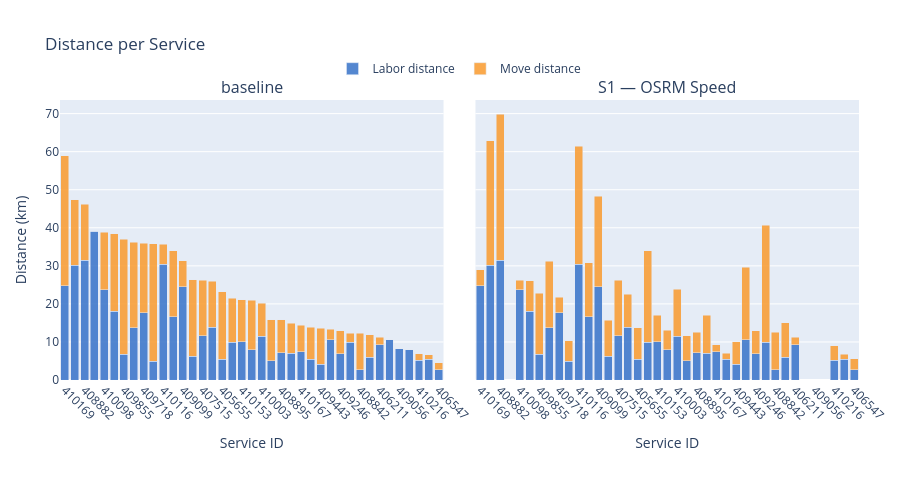

Write notebook code for a chart like this one.
### Code cell
build_comparison_service_figure(pair_s1_speed, "baseline", "S1 — OSRM Speed").show()

### Figure 1 — Plotly figure (JSON) as saved in the notebook; plotly's stock layout.template omitted (floating-point values rounded to 4 significant figures)
{"data": [{"hoverinfo": "text", "hovertext": ["Service 410169<br>Labor: 24.75 km", "Service 409882<br>Labor: 30.09 km", "Service 408882<br>Labor: 31.42 km", "Service 410231<br>Labor: 39.04 km", "Service 410098<br>Labor: 23.72 km", "Service 409723<br>Labor: 18.06 km", "Service 409855<br>Labor: 6.82 km", "Service 409778<br>Labor: 13.72 km", "Service 409718<br>Labor: 17.63 km", "Service 409285<br>Labor: 4.98 km", "Service 410116<br>Labor: 30.38 km", "Service 409313<br>Labor: 16.61 km", "Service 409099<br>Labor: 24.47 km", "Service 409834<br>Labor: 6.20 km", "Service 407515<br>Labor: 11.57 km", "Service 403927<br>Labor: 13.83 km", "Service 405655<br>Labor: 5.50 km", "Service 410093<br>Labor: 9.91 km", "Service 410153<br>Labor: 10.07 km", "Service 409369<br>Labor: 7.89 km", "Service 410003<br>Labor: 11.45 km", "Service 409939<br>Labor: 5.10 km", "Service 408895<br>Labor: 7.11 km", "Service 410010<br>Labor: 7.08 km", "Service 410167<br>Labor: 7.41 km", "Service 409818<br>Labor: 5.45 km", "Service 409443<br>Labor: 4.14 km", "Service 409227<br>Labor: 10.61 km", "Service 409246<br>Labor: 6.88 km", "Service 409371<br>Labor: 9.86 km", "Service 408842<br>Labor: 2.65 km", "Service 409674<br>Labor: 5.96 km", "Service 406211<br>Labor: 9.31 km", "Service 399473<br>Labor: 10.56 km", "Service 409056<br>Labor: 8.22 km", "Service 409497<br>Labor: 8.00 km", "Service 410216<br>Labor: 5.23 km", "Service 409292<br>Labor: 5.48 km", "Service 406547<br>Labor: 2.67 km"], "legendgroup": "labor_dist", "marker": {"color": "rgba(55, 115, 200, 0.85)"}, "name": "Labor distance", "showlegend": true, "type": "bar", "x": ["410169", "409882", "408882", "410231", "410098", "409723", "409855", "409778", "409718", "409285", "410116", "409313", "409099", "409834", "407515", "403927", "405655", "410093", "410153", "409369", "410003", "409939", "408895", "410010", "410167", "409818", "409443", "409227", "409246", "409371", "408842", "409674", "406211", "399473", "409056", "409497", "410216", "409292", "406547"], "xaxis": "x", "y": [24.75, 30.09, 31.42, 39.04, 23.72, 18.06, 6.82, 13.72, 17.63, 4.98, 30.38, 16.61, 24.47, 6.2, 11.57, 13.83, 5.5, 9.91, 10.07, 7.89, 11.45, 5.1, 7.11, 7.08, 7.41, 5.45, 4.14, 10.61, 6.88, 9.86, 2.65, 5.96, 9.31, 10.56, 8.22, 8, 5.23, 5.48, 2.67], "yaxis": "y"}, {"hoverinfo": "text", "hovertext": ["Service 410169<br>Move: 34.23 km", "Service 409882<br>Move: 17.26 km", "Service 408882<br>Move: 14.75 km", "Service 410231<br>Move: 0.00 km", "Service 410098<br>Move: 15.16 km", "Service 409723<br>Move: 20.43 km", "Service 409855<br>Move: 30.16 km", "Service 409778<br>Move: 22.42 km", "Service 409718<br>Move: 18.37 km", "Service 409285<br>Move: 30.88 km", "Service 410116<br>Move: 5.28 km", "Service 409313<br>Move: 17.41 km", "Service 409099<br>Move: 6.92 km", "Service 409834<br>Move: 20.13 km", "Service 407515<br>Move: 14.67 km", "Service 403927<br>Move: 12.17 km", "Service 405655<br>Move: 17.66 km", "Service 410093<br>Move: 11.58 km", "Service 410153<br>Move: 11.08 km", "Service 409369<br>Move: 13.12 km", "Service 410003<br>Move: 8.74 km", "Service 409939<br>Move: 10.74 km", "Service 408895<br>Move: 8.69 km", "Service 410010<br>Move: 7.83 km", "Service 410167<br>Move: 6.94 km", "Service 409818<br>Move: 8.36 km", "Service 409443<br>Move: 9.50 km", "Service 409227<br>Move: 2.72 km", "Service 409246<br>Move: 6.09 km", "Service 409371<br>Move: 2.46 km", "Service 408842<br>Move: 9.60 km", "Service 409674<br>Move: 5.90 km", "Service 406211<br>Move: 1.88 km", "Service 399473<br>Move: 0.00 km", "Service 409056<br>Move: 0.00 km", "Service 409497<br>Move: 0.00 km", "Service 410216<br>Move: 1.73 km", "Service 409292<br>Move: 1.21 km", "Service 406547<br>Move: 1.80 km"], "legendgroup": "move_dist", "marker": {"color": "rgba(250, 155, 45, 0.85)"}, "name": "Move distance", "showlegend": true, "type": "bar", "x": ["410169", "409882", "408882", "410231", "410098", "409723", "409855", "409778", "409718", "409285", "410116", "409313", "409099", "409834", "407515", "403927", "405655", "410093", "410153", "409369", "410003", "409939", "408895", "410010", "410167", "409818", "409443", "409227", "409246", "409371", "408842", "409674", "406211", "399473", "409056", "409497", "410216", "409292", "406547"], "xaxis": "x", "y": [34.23, 17.26, 14.75, 0, 15.16, 20.43, 30.16, 22.42, 18.37, 30.88, 5.28, 17.41, 6.92, 20.13, 14.67, 12.17, 17.66, 11.58, 11.08, 13.12, 8.74, 10.74, 8.69, 7.83, 6.94, 8.36, 9.5, 2.72, 6.09, 2.46, 9.6, 5.9, 1.88, 0, 0, 0, 1.73, 1.21, 1.8], "yaxis": "y"}, {"hoverinfo": "text", "hovertext": ["Service 410169<br>Labor: 24.75 km", "Service 409882<br>Labor: 30.09 km", "Service 408882<br>Labor: 31.42 km", "Service 410231<br>Labor: 0.00 km", "Service 410098<br>Labor: 23.72 km", "Service 409723<br>Labor: 18.06 km", "Service 409855<br>Labor: 6.82 km", "Service 409778<br>Labor: 13.72 km", "Service 409718<br>Labor: 17.63 km", "Service 409285<br>Labor: 4.98 km", "Service 410116<br>Labor: 30.38 km", "Service 409313<br>Labor: 16.61 km", "Service 409099<br>Labor: 24.47 km", "Service 409834<br>Labor: 6.20 km", "Service 407515<br>Labor: 11.57 km", "Service 403927<br>Labor: 13.83 km", "Service 405655<br>Labor: 5.50 km", "Service 410093<br>Labor: 9.91 km", "Service 410153<br>Labor: 10.07 km", "Service 409369<br>Labor: 7.89 km", "Service 410003<br>Labor: 11.45 km", "Service 409939<br>Labor: 5.10 km", "Service 408895<br>Labor: 7.11 km", "Service 410010<br>Labor: 7.08 km", "Service 410167<br>Labor: 7.41 km", "Service 409818<br>Labor: 5.45 km", "Service 409443<br>Labor: 4.14 km", "Service 409227<br>Labor: 10.61 km", "Service 409246<br>Labor: 6.88 km", "Service 409371<br>Labor: 9.86 km", "Service 408842<br>Labor: 2.65 km", "Service 409674<br>Labor: 5.96 km", "Service 406211<br>Labor: 9.31 km", "Service 399473<br>Labor: 0.00 km", "Service 409056<br>Labor: 0.00 km", "Service 409497<br>Labor: 0.00 km", "Service 410216<br>Labor: 5.23 km", "Service 409292<br>Labor: 5.48 km", "Service 406547<br>Labor: 2.67 km"], "legendgroup": "labor_dist", "marker": {"color": "rgba(55, 115, 200, 0.85)"}, "name": "Labor distance", "showlegend": false, "type": "bar", "x": ["410169", "409882", "408882", "410231", "410098", "409723", "409855", "409778", "409718", "409285", "410116", "409313", "409099", "409834", "407515", "403927", "405655", "410093", "410153", "409369", "410003", "409939", "408895", "410010", "410167", "409818", "409443", "409227", "409246", "409371", "408842", "409674", "406211", "399473", "409056", "409497", "410216", "409292", "406547"], "xaxis": "x2", "y": [24.75, 30.09, 31.42, 0, 23.72, 18.06, 6.82, 13.72, 17.63, 4.98, 30.38, 16.61, 24.47, 6.2, 11.57, 13.83, 5.5, 9.91, 10.07, 7.89, 11.45, 5.1, 7.11, 7.08, 7.41, 5.45, 4.14, 10.61, 6.88, 9.86, 2.65, 5.96, 9.31, 0, 0, 0, 5.23, 5.48, 2.67], "yaxis": "y2"}, {"hoverinfo": "text", "hovertext": ["Service 410169<br>Move: 4.20 km", "Service 409882<br>Move: 32.74 km", "Service 408882<br>Move: 38.48 km", "Service 410231<br>Move: 0.00 km", "Service 410098<br>Move: 2.54 km", "Service 409723<br>Move: 8.03 km", "Service 409855<br>Move: 16.04 km", "Service 409778<br>Move: 17.55 km", "Service 409718<br>Move: 4.14 km", "Service 409285<br>Move: 5.32 km", "Service 410116<br>Move: 30.99 km", "Service 409313<br>Move: 14.26 km", "Service 409099<br>Move: 23.80 km", "Service 409834<br>Move: 9.50 km", "Service 407515<br>Move: 14.67 km", "Service 403927<br>Move: 8.69 km", "Service 405655<br>Move: 8.26 km", "Service 410093<br>Move: 24.12 km", "Service 410153<br>Move: 6.93 km", "Service 409369<br>Move: 5.21 km", "Service 410003<br>Move: 12.38 km", "Service 409939<br>Move: 6.56 km", "Service 408895<br>Move: 5.43 km", "Service 410010<br>Move: 9.97 km", "Service 410167<br>Move: 1.79 km", "Service 409818<br>Move: 1.58 km", "Service 409443<br>Move: 5.85 km", "Service 409227<br>Move: 19.05 km", "Service 409246<br>Move: 6.09 km", "Service 409371<br>Move: 30.78 km", "Service 408842<br>Move: 9.93 km", "Service 409674<br>Move: 9.04 km", "Service 406211<br>Move: 1.88 km", "Service 399473<br>Move: 0.00 km", "Service 409056<br>Move: 0.00 km", "Service 409497<br>Move: 0.00 km", "Service 410216<br>Move: 3.75 km", "Service 409292<br>Move: 1.32 km", "Service 406547<br>Move: 2.85 km"], "legendgroup": "move_dist", "marker": {"color": "rgba(250, 155, 45, 0.85)"}, "name": "Move distance", "showlegend": false, "type": "bar", "x": ["410169", "409882", "408882", "410231", "410098", "409723", "409855", "409778", "409718", "409285", "410116", "409313", "409099", "409834", "407515", "403927", "405655", "410093", "410153", "409369", "410003", "409939", "408895", "410010", "410167", "409818", "409443", "409227", "409246", "409371", "408842", "409674", "406211", "399473", "409056", "409497", "410216", "409292", "406547"], "xaxis": "x2", "y": [4.2, 32.74, 38.48, 0, 2.54, 8.03, 16.04, 17.55, 4.14, 5.32, 30.99, 14.26, 23.8, 9.5, 14.67, 8.69, 8.26, 24.12, 6.93, 5.21, 12.38, 6.56, 5.43, 9.97, 1.79, 1.58, 5.85, 19.05, 6.09, 30.78, 9.93, 9.04, 1.88, 0, 0, 0, 3.75, 1.32, 2.85], "yaxis": "y2"}], "layout": {"annotations": [{"font": {"size": 16}, "showarrow": false, "text": "baseline", "x": 0.24, "xanchor": "center", "xref": "paper", "y": 1, "yanchor": "bottom", "yref": "paper"}, {"font": {"size": 16}, "showarrow": false, "text": "S1 — OSRM Speed", "x": 0.76, "xanchor": "center", "xref": "paper", "y": 1, "yanchor": "bottom", "yref": "paper"}], "barmode": "stack", "height": 480, "hovermode": "x", "legend": {"orientation": "h", "x": 0.5, "xanchor": "center", "y": 1.06, "yanchor": "bottom"}, "margin": {"b": 100, "l": 60, "r": 20, "t": 100}, "title": {"text": "Distance per Service"}, "xaxis": {"anchor": "y", "domain": [0, 0.48], "tickangle": 45, "title": {"text": "Service ID"}}, "xaxis2": {"anchor": "y2", "domain": [0.52, 1], "tickangle": 45, "title": {"text": "Service ID"}}, "yaxis": {"anchor": "x", "domain": [0, 1], "title": {"text": "Distance (km)"}}, "yaxis2": {"anchor": "x2", "domain": [0, 1], "matches": "y", "showticklabels": false}}}
